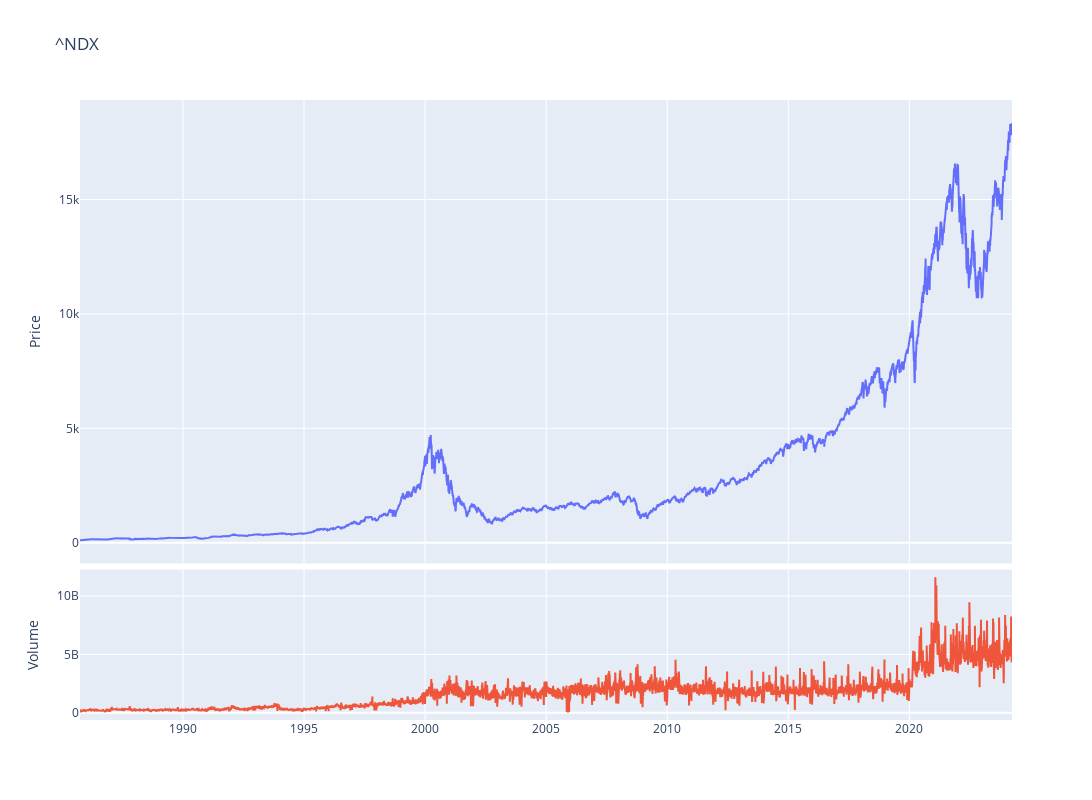

Notebook source saved alongside this figure:
### Code cell
fig = make_subplots(rows=4, cols=1,shared_xaxes=True,vertical_spacing=0.01,specs=[[{'rowspan':3,'colspan':1}],[None],[None],[{'rowspan':1,'colspan':1}]])

# Graph (1,1)
fig.add_trace(go.Scatter(x=stock_ticker.index,y=stock_ticker['Adj Close'],mode="lines",name=f"{ticker}"),row=1, col=1)
# Update xaxis properties
fig.update_yaxes(title_text="Price", row=1, col=1)

# Graph (4,1)
fig.add_trace(go.Scatter(x=stock_ticker.index,y=stock_ticker['Volume'],mode="lines",name='Volume'),row=4, col=1)
fig.update_yaxes(title_text="Volume", row=4, col=1)

fig.update_layout(height=800, width=1300,showlegend=False,title=f"{ticker}")

fig.show()

### Figure 1 — Plotly figure (JSON) as saved in the notebook; plotly's stock layout.template omitted (floating-point values rounded to 4 significant figures; data arrays with more than 128 entries replaced by an {"elided": "..."} marker saying what was removed)
{"data": [{"mode": "lines", "name": "^NDX", "type": "scatter", "x": {"elided": "9701 str values"}, "xaxis": "x", "y": {"elided": "9701 float values"}, "yaxis": "y"}, {"mode": "lines", "name": "Volume", "type": "scatter", "x": {"elided": "9701 str values"}, "xaxis": "x2", "y": {"elided": "9701 int values"}, "yaxis": "y2"}], "layout": {"height": 800, "showlegend": false, "title": {"text": "^NDX"}, "width": 1300, "xaxis": {"anchor": "y", "domain": [0, 1], "matches": "x2", "showticklabels": false}, "xaxis2": {"anchor": "y2", "domain": [0, 1]}, "yaxis": {"anchor": "x", "domain": [0.2525, 1], "title": {"text": "Price"}}, "yaxis2": {"anchor": "x2", "domain": [0, 0.2425], "title": {"text": "Volume"}}}}
